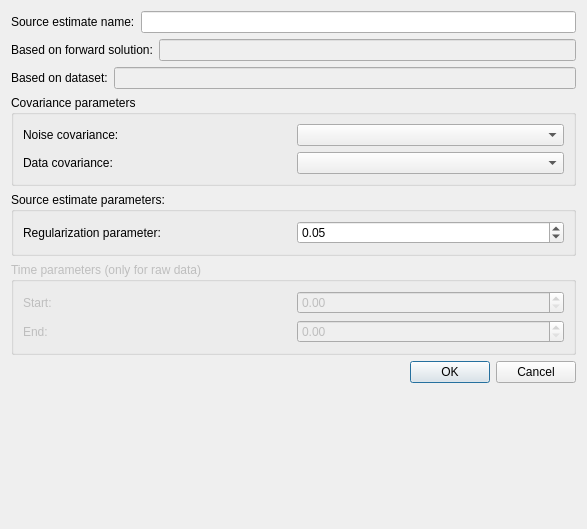
<?xml version="1.0" encoding="UTF-8"?>
<ui version="4.0">
 <class>lcmvDialog</class>
 <widget class="QDialog" name="lcmvDialog">
  <property name="geometry">
   <rect>
    <x>0</x>
    <y>0</y>
    <width>587</width>
    <height>529</height>
   </rect>
  </property>
  <property name="windowTitle">
   <string>Create new beamformer estimate</string>
  </property>
  <property name="modal">
   <bool>true</bool>
  </property>
  <layout class="QFormLayout" name="formLayout_3">
   <property name="fieldGrowthPolicy">
    <enum>QFormLayout::AllNonFixedFieldsGrow</enum>
   </property>
   <item row="0" column="0" colspan="2">
    <layout class="QVBoxLayout" name="verticalLayout">
     <item>
      <layout class="QHBoxLayout" name="horizontalLayout_6">
       <item>
        <widget class="QLabel" name="labelSourceEstimateName">
         <property name="text">
          <string>Source estimate name:</string>
         </property>
        </widget>
       </item>
       <item>
        <widget class="QLineEdit" name="lineEditSourceEstimateName"/>
       </item>
      </layout>
     </item>
     <item>
      <layout class="QHBoxLayout" name="horizontalLayout">
       <item>
        <widget class="QLabel" name="labelBasedOn">
         <property name="text">
          <string>Based on forward solution:</string>
         </property>
        </widget>
       </item>
       <item>
        <widget class="QLineEdit" name="lineEditBasedOn">
         <property name="enabled">
          <bool>false</bool>
         </property>
        </widget>
       </item>
      </layout>
     </item>
     <item>
      <layout class="QHBoxLayout" name="horizontalLayout_8">
       <item>
        <widget class="QLabel" name="labelData">
         <property name="text">
          <string>Based on dataset:</string>
         </property>
        </widget>
       </item>
       <item>
        <widget class="QLineEdit" name="lineEditData">
         <property name="enabled">
          <bool>false</bool>
         </property>
        </widget>
       </item>
      </layout>
     </item>
    </layout>
   </item>
   <item row="3" column="0" colspan="2">
    <widget class="QGroupBox" name="covarianceParameters">
     <property name="title">
      <string>Covariance parameters</string>
     </property>
     <layout class="QGridLayout" name="gridLayout_3">
      <item row="0" column="0">
       <layout class="QVBoxLayout" name="verticalLayout_2">
        <item>
         <layout class="QHBoxLayout" name="horizontalLayout_9">
          <item>
           <widget class="QLabel" name="labelNoiseCovariance">
            <property name="text">
             <string>Noise covariance:</string>
            </property>
           </widget>
          </item>
          <item>
           <widget class="QComboBox" name="comboBoxNoiseCovariance"/>
          </item>
         </layout>
        </item>
        <item>
         <layout class="QHBoxLayout" name="horizontalLayout_2">
          <item>
           <widget class="QLabel" name="labelDataCovariance">
            <property name="text">
             <string>Data covariance:</string>
            </property>
           </widget>
          </item>
          <item>
           <widget class="QComboBox" name="comboBoxDataCovariance"/>
          </item>
         </layout>
        </item>
       </layout>
      </item>
     </layout>
    </widget>
   </item>
   <item row="7" column="1">
    <widget class="QDialogButtonBox" name="buttonBox">
     <property name="orientation">
      <enum>Qt::Horizontal</enum>
     </property>
     <property name="standardButtons">
      <set>QDialogButtonBox::Cancel|QDialogButtonBox::Ok</set>
     </property>
    </widget>
   </item>
   <item row="5" column="0" colspan="2">
    <widget class="QGroupBox" name="groupBoxStcParameters">
     <property name="minimumSize">
      <size>
       <width>0</width>
       <height>0</height>
      </size>
     </property>
     <property name="title">
      <string>Source estimate parameters:</string>
     </property>
     <layout class="QGridLayout" name="gridLayout">
      <item row="0" column="0">
       <layout class="QVBoxLayout" name="verticalLayout_3">
        <item>
         <layout class="QHBoxLayout" name="horizontalLayout_4">
          <item>
           <widget class="QLabel" name="labelReg">
            <property name="text">
             <string>Regularization parameter:</string>
            </property>
           </widget>
          </item>
          <item>
           <widget class="QDoubleSpinBox" name="doubleSpinBoxReg">
            <property name="singleStep">
             <double>0.050000000000000</double>
            </property>
            <property name="value">
             <double>0.050000000000000</double>
            </property>
           </widget>
          </item>
         </layout>
        </item>
       </layout>
      </item>
     </layout>
    </widget>
   </item>
   <item row="6" column="0" colspan="2">
    <widget class="QGroupBox" name="groupBoxTimeParameters">
     <property name="enabled">
      <bool>false</bool>
     </property>
     <property name="title">
      <string>Time parameters (only for raw data)</string>
     </property>
     <layout class="QGridLayout" name="gridLayout_2">
      <item row="0" column="0">
       <layout class="QVBoxLayout" name="verticalLayout_4">
        <item>
         <layout class="QHBoxLayout" name="horizontalLayout_11">
          <item>
           <widget class="QLabel" name="labelStart">
            <property name="text">
             <string>Start:</string>
            </property>
           </widget>
          </item>
          <item>
           <widget class="QDoubleSpinBox" name="doubleSpinBoxStart">
            <property name="enabled">
             <bool>false</bool>
            </property>
            <property name="maximum">
             <double>9999.000000000000000</double>
            </property>
           </widget>
          </item>
         </layout>
        </item>
        <item>
         <layout class="QHBoxLayout" name="horizontalLayout_10">
          <item>
           <widget class="QLabel" name="labelEnd">
            <property name="text">
             <string>End:</string>
            </property>
           </widget>
          </item>
          <item>
           <widget class="QDoubleSpinBox" name="doubleSpinBoxEnd">
            <property name="enabled">
             <bool>false</bool>
            </property>
            <property name="maximum">
             <double>9999.000000000000000</double>
            </property>
           </widget>
          </item>
         </layout>
        </item>
       </layout>
      </item>
     </layout>
    </widget>
   </item>
  </layout>
 </widget>
 <resources/>
 <connections>
  <connection>
   <sender>buttonBox</sender>
   <signal>accepted()</signal>
   <receiver>lcmvDialog</receiver>
   <slot>accept()</slot>
   <hints>
    <hint type="sourcelabel">
     <x>569</x>
     <y>552</y>
    </hint>
    <hint type="destinationlabel">
     <x>157</x>
     <y>274</y>
    </hint>
   </hints>
  </connection>
  <connection>
   <sender>buttonBox</sender>
   <signal>rejected()</signal>
   <receiver>lcmvDialog</receiver>
   <slot>reject()</slot>
   <hints>
    <hint type="sourcelabel">
     <x>569</x>
     <y>552</y>
    </hint>
    <hint type="destinationlabel">
     <x>286</x>
     <y>274</y>
    </hint>
   </hints>
  </connection>
 </connections>
</ui>
